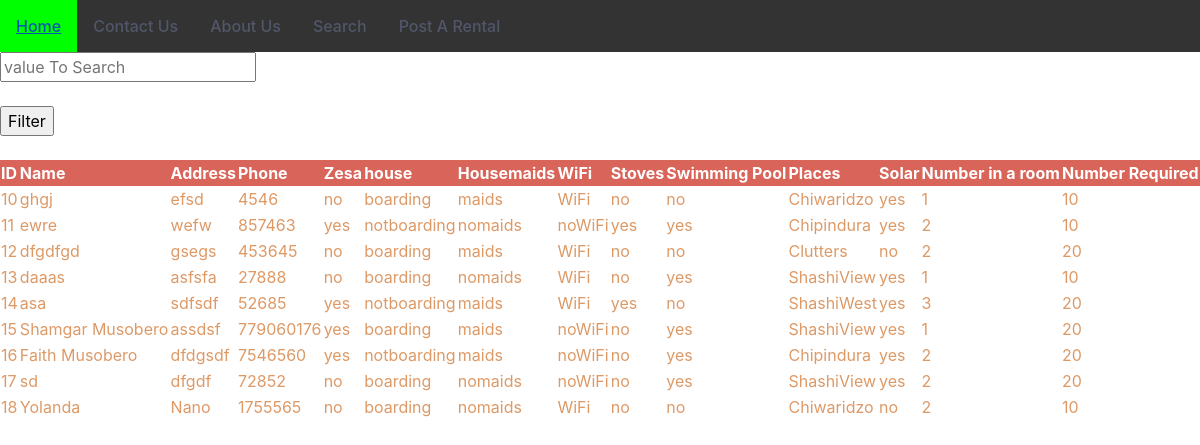
/Brent/Search/search.php, run on the app's committed database.
### tables this page shows
CREATE TABLE `Rental` (
  `id` int(11) NOT NULL,
  `name` varchar(250) NOT NULL,
  `address` varchar(100) NOT NULL,
  `phone` int(20) NOT NULL,
  `zesa` varchar(20) NOT NULL,
  `house` varchar(20) NOT NULL,
  `maids` varchar(10) NOT NULL,
  `WiFi` varchar(10) NOT NULL,
  `stoves` varchar(10) NOT NULL,
  `pool` varchar(10) NOT NULL,
  `places` varchar(50) NOT NULL,
  `NOM` int(3) NOT NULL,
  `solar` varchar(10) NOT NULL,
  `NoP` int(3) NOT NULL
);

### Brent/Search/search.php (the view, shortened to what this page needs)
<?php
if(isset($_POST['search']))
{
$valueToSearch = $_POST['valueToSearch'];
$query ="SELECT * FROM Rental WHERE CONCAT(id,name,address,phone,zesa,house,maids,WiFi,stoves,pool,places,NOM,solar,NoP) LIKE '%".$valueToSearch."%'";
$search_result = filterTable($query);
}
else {
$query = "SELECT * FROM Rental";
$search_result = filterTable($query);
}
function filterTable($query)
{
	$connect = mysqli_connect("localhost","root","","Rent");
	$filter_Result = mysqli_query($connect, $query);
	return $filter_Result;
}
?>
<!DOCTYPE html>
<html lang="en" dir="ltr">
  <head>
    <link rel="stylesheet" href="https://stackpath.bootstrapcdn.com/bootstrap/4.3.1/css/bootstrap.min.css">
    <link rel="stylesheet" href="style.css">
   <ul>
    <li><a href ="http://localhost/Brent/Login/home.php">Home</a></li>
    <li><a href= "http://localhost/Brent/Contact%20Us/contact.php">Contact Us</a></li>
    <li><a href ="http://localhost/Brent/AboutUs/about.php">About Us</a></li>
    <li><a href="http://localhost/Brent/Search/search.php">Search </a></li>
    <li><a href="http://localhost/Brent/Rent/rent.php">Post A Rental</a></li>
  </ul>
  </head>
<form method="post">
	<input type="text" name="valueToSearch" placeholder="value To Search"><br><br>
	<input type="submit" name="search" value="Filter"><br><br>
  <body>
<table>
	<tr>
			<th>ID</th>
			<th>Name</th>
			<th>Address</th>
			<th>Phone</th>
			<th>Zesa</th>
			<th>house</th>
			<th>Housemaids</th>
			<th>WiFi</th>
			<th>Stoves</th>
			<th>Swimming Pool</th>
			<th>Places</th>
            <th>Solar</th>
			<th>Number in a room</th>
			<th>Number Required</th>
	</tr>
	<?php while($row = mysqli_fetch_array($search_result)):?>
	<tr>
		<td><?php echo $row['id'];?></td>
		<td><?php echo $row['name'];?></td>
		<td><?php echo $row['address'];?></td>
		<td><?php echo $row['phone'];?></td>
		<td><?php echo $row['zesa'];?></td>
		<td><?php echo $row['house'];?></td>
		<td><?php echo $row['maids'];?></td>
		<td><?php echo $row['WiFi'];?></td>
		<td><?php echo $row['stoves'];?></td>
		<td><?php echo $row['pool'];?></td>
		<td><?php echo $row['places'];?></td>
		<td><?php echo $row['solar'];?></td>
		<td><?php echo $row['NOM'];?></td>
		<td><?php echo $row['NoP'];?></td>
	</tr>
	<?php endwhile;?>
</table>
</form>
</body>
</html>

### Brent/Search/style.css (style rules this page uses)
ul { list-style-type: none; margin: 0; padding: 0; overflow: hidden; background-color: #333; }
li { float: left; }
li a { display: block; color: white; text-align: center; padding: 14px 16px; text-decoration: none; }
li, li a { font-size: 16px; font-weight: 500; color: #515769; }
table { border-collapse: collapse;; width: 100%; color: #d96; font-family:25px; text-align: left; }
th { background-color: #d96459; color:white; }

### data on the page
rental: id "10", name "ghgj", address "efsd", phone "4546", zesa "no", house "boarding", maids "maids", WiFi "WiFi", stoves "no", pool "no", places "Chiwaridzo", solar "yes", NOM "1", NoP "10"
rental: id "11", name "ewre", address "wefw", phone "857463", zesa "yes", house "notboarding", maids "nomaids", WiFi "noWiFi", stoves "yes", pool "yes", places "Chipindura", solar "yes", NOM "2", NoP "10"
rental: id "12", name "dfgdfgd", address "gsegs", phone "453645", zesa "no", house "boarding", maids "maids", WiFi "WiFi", stoves "no", pool "no", places "Clutters", solar "no", NOM "2", NoP "20"
rental: id "13", name "daaas", address "asfsfa", phone "27888", zesa "no", house "boarding", maids "nomaids", WiFi "WiFi", stoves "no", pool "yes", places "ShashiView", solar "yes", NOM "1", NoP "10"
rental: id "14", name "asa", address "sdfsdf", phone "52685", zesa "yes", house "notboarding", maids "maids", WiFi "WiFi", stoves "yes", pool "no", places "ShashiWest", solar "yes", NOM "3", NoP "20"
rental: id "15", name "Shamgar Musobero", address "assdsf", phone "779060176", zesa "yes", house "boarding", maids "maids", WiFi "noWiFi", stoves "no", pool "yes", places "ShashiView", solar "yes", NOM "1", NoP "20"
rental: id "16", name "Faith Musobero", address "dfdgsdf", phone "7546560", zesa "yes", house "notboarding", maids "maids", WiFi "noWiFi", stoves "no", pool "yes", places "Chipindura", solar "yes", NOM "2", NoP "20"
rental: id "17", name "sd", address "dfgdf", phone "72852", zesa "no", house "boarding", maids "nomaids", WiFi "noWiFi", stoves "no", pool "yes", places "ShashiView", solar "yes", NOM "2", NoP "20"
rental: id "18", name "Yolanda", address "Nano", phone "1755565", zesa "no", house "boarding", maids "nomaids", WiFi "WiFi", stoves "no", pool "no", places "Chiwaridzo", solar "no", NOM "2", NoP "10"
